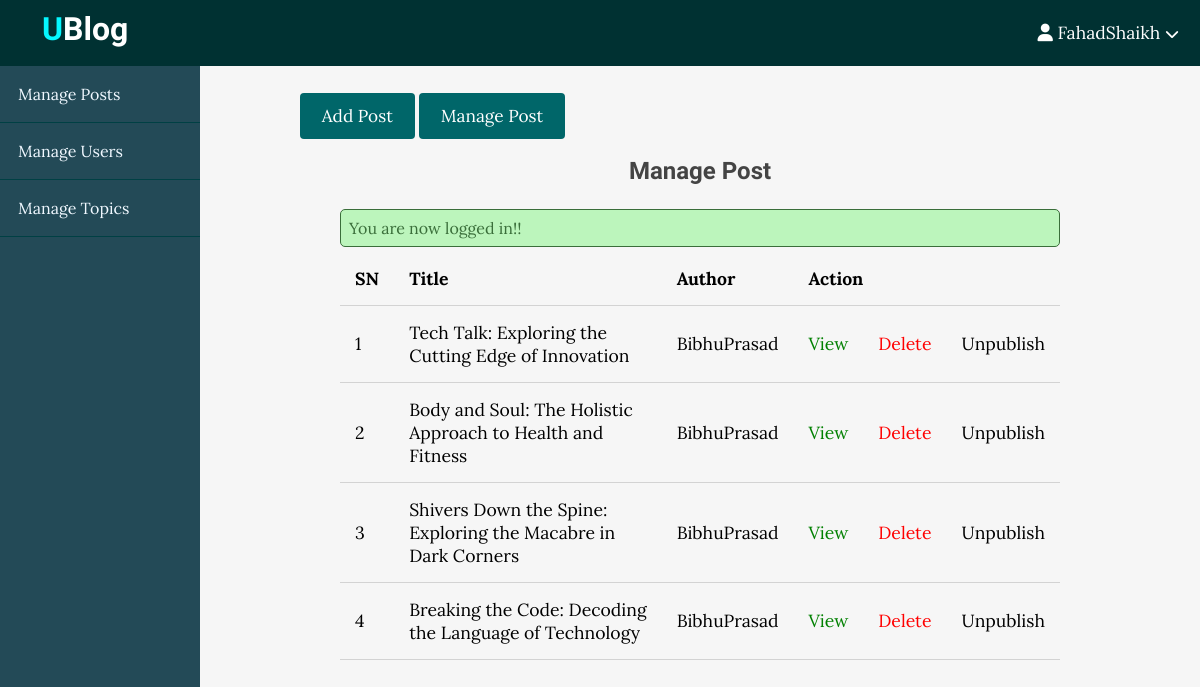
Screenshot of /admin/posts/index_posts.php (signed in) with the database file from the repository.
### tables this page shows
CREATE TABLE `posts` (
  `id` int(11) NOT NULL,
  `user_id` int(11) NOT NULL,
  `username` varchar(100) NOT NULL,
  `topic_id` int(11) DEFAULT NULL,
  `title` varchar(255) NOT NULL,
  `image` varchar(255) NOT NULL,
  `body` text NOT NULL,
  `published` tinyint(4) NOT NULL,
  `created_at` datetime NOT NULL DEFAULT current_timestamp(),
  `views` int(100) NOT NULL DEFAULT 0
);

### app/database/db.php (called while the page is built, shortened)
<?php
require('connect.php');
function selectAll($table, $conditions = []){
    global $conn;
    $sql = "SELECT * FROM $table";
    if(empty($conditions)){
        $stmt = $conn->prepare($sql);
        $stmt->execute();
        $records = $stmt->get_result()->fetch_all(MYSQLI_ASSOC);
        return $records;
    }
}
?>

### app/controllers/posts.php (called while the page is built, shortened)
<?php
include(ROOT_PATH . "/app/database/db.php");
$table = 'posts';
$posts = selectAll($table);
?>

### admin/posts/index_posts.php (the view, shortened to what this page needs)
<?php include(ROOT_PATH . "/app/controllers/posts.php");
?>
<!DOCTYPE html>
<html lang="en">
<head>
    <link rel="stylesheet" href="../../assets/css/style.css">
    <link rel="stylesheet" href="../../assets/css/admin.css">
</head>
<body>
    <?php include(ROOT_PATH . "/app/includes/adminHeader.php"); ?>
    <div class="admin-wrapper">
        <?php include(ROOT_PATH . "/app/includes/adminSidebar.php"); ?>
        <div class="admin-content">
            <div class="button-group">
                <a href="create_posts.php" class="btn btn-big">Add Post</a>
                <a href="index_posts.php" class="btn btn-big">Manage Post</a>
            </div>
            <div class="content">
                <h2 class="page-title">Manage Post</h2>
                <?php include(ROOT_PATH . "/app/includes/messages.php"); ?>
                <table>
                    <thead>
                        <th>SN</th>
                        <th>Title</th>
                        <th>Author</th>
                        <th colspan="3">Action</th>
                    </thead>
                    <tbody>
                        <?php $i=1;
                        foreach($posts as $key => $post):?>
                            <tr>
                                <td><?php echo $i++; ?></td>
                                <td><?php echo $post['title']; ?></td>
                                <td><?php echo $post['username'];?></td>
                                <?php if($post['user_id']==$_SESSION['id']):?>
                                    <td><a href="edit_posts.php?id=<?php echo $post['id']; ?>" class="edit">Edit</a></td>
                                <?php else: ?>
                                    <td><a href="../../single.php?id=<?php echo $post['id'];?>" class="edit">View</a></td>
                                <?php endif;?>
                                <td><a href="edit_posts.php?delete_id=<?php echo $post['id']; ?>" class="delete">Delete</a></td>
                                <?php if($post['published']):?>
                                    <td><a href="edit_posts.php?published=0&p_id=<?php echo $post['id'];?>" class="unpublish">Unpublish</a></td>
                                <?php else: ?>
                                    <td><a href="edit_posts.php?published=1&p_id=<?php echo $post['id'];?>" class="publish">Publish</a></td>
                                <?php endif;?>
                            </tr>
                        <?php endforeach;?>
                    </tbody>
                </table>
            </div>
        </div>
    </div>
</body>
</html>

### assets/css/style.css (style rules this page uses)
* { box-sizing: border-box; }
html,body { height:100%; padding:0px; margin:0px; background-color: #f6f6f6; font-family:'Lora', serif; }
h1,h2,h3,h4,h5,h6 { font-family: 'Candal',serif; color:#444; margin:5px; }
a { text-decoration: none; color:inherit; }
.btn { padding: 0.5rem 1rem; background:#006669; color: white; border: 1px solid transparent; border-radius: 0.25rem; font-size: 1.08em; font-family: 'Lora',serif; }
.btn-big { padding:.7rem 1.3rem; line-height:1.3rem; }
.content { width:90%; margin:30px auto 30px; }

### assets/css/admin.css (style rules this page uses)
.admin-wrapper { display: flex; height: calc(100% - 66px); }
.admin-wrapper .admin-content { flex: 8; height: 100%; padding: 40px 100px 100px; overflow-y: scroll; }
.admin-content .page-title { text-align: center; margin-bottom: 1.5rem; }
table { width: 100%; border-collapse: collapse; font-size: 1.1rem; }
th, td { padding: 15px; text-align: left; border-bottom: 1px solid #d3d3d3; }
.edit { color: green; }
.delete { color: red; }

### rows the page displays
posts: title "Tech Talk: Exploring the Cutting Edge of Innovation", username "BibhuPrasad"
posts: title "Body and Soul: The Holistic Approach to Health and Fitness", username "BibhuPrasad"
posts: title "Shivers Down the Spine: Exploring the Macabre in Dark Corners", username "BibhuPrasad"
posts: title "Breaking the Code: Decoding the Language of Technology", username "BibhuPrasad"

### other values shown
$_SESSION['username'] "FahadShaikh"
$_SESSION['message'] "You are now logged in!!"
